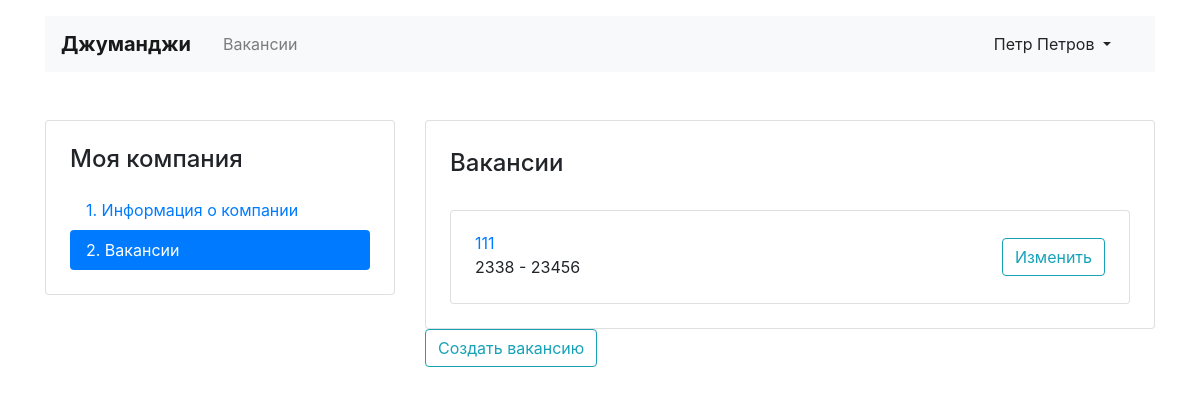
Page /mycompany/vacancies/ (signed in) on the earlier database version.
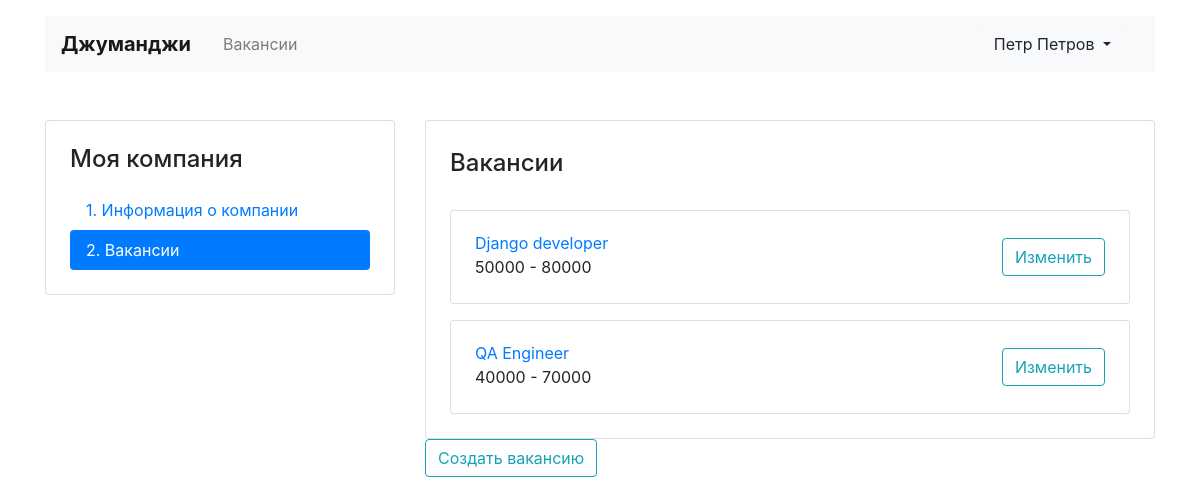
Same page on the later database version.
### work/models.py (models this page shows, shortened)
class Vacancy(models.Model):
    title = models.CharField(max_length=50)
    speciality = models.ForeignKey(Specialty, on_delete=models.CASCADE, related_name='vacancies')
    company = models.ForeignKey(Company, on_delete=models.CASCADE, related_name='vacancies')
    skills = models.CharField(max_length=255)
    description = models.TextField()
    salary_min = models.IntegerField()
    salary_max = models.IntegerField()
    posted = models.DateField()

### work/views.py (the view)
# urls.py: path('mycompany/vacancies/', view.mycomp_vacancy_list, name='comp_vac'),
@login_required
def mycomp_vacancy_list(request):
    try:
        mdl.Company.objects.get(owner__id=request.user.id)
    except mdl.Company.DoesNotExist:
        return redirect('comp_edit')
    vac_of_comp = mdl.Vacancy.objects.filter(company__owner__id=request.user.id)
    return render(request, "work/vacancy-list.html", context={
        'vacancies': vac_of_comp,
    })

### work/templates/work/vacancy-list.html
{% extends "work/base.html" %}
{% block content %}
<main class="container mt-3 pb-5">
    <div class="row mt-5">
      <div class="col-12 col-lg-4">
        <aside class="pt-3 pb-4 px-4 mb-5 card">
          <h1 class="h4 pt-2 pb-2">Моя компания</h1>
          <div class="nav flex-column nav-pills" id="v-pills-tab" role="tablist" aria-orientation="vertical">
            <a class="nav-link" href="{% url 'comp_edit' %}">1. Информация о&nbsp;компании</a>
            <a class="nav-link active" href="{% url 'comp_vac' %}">2. Вакансии</a>
          </div>
        </aside>
      </div>
      <div class="col-12 col-lg-8">
        <div class="card">
          <div class="card-body px-4 pb-4">
            <section class="tab-pane fade show active">
              <h2 class="h4 pt-2 pb-3">Вакансии</h2>
              {% for vac in vacancies %}
              <div class="card mt-3">
                <div class="card-body px-4">
                  <div class="row align-items-center">
                    <div class="col-6 col-lg-8">
                      <a href="{% url 'comp_vac_ed' vac.id %}" class="mb-1">{{ vac.title }}</a>
                      <p class="mb-1">
                        <span class="mr-4">{{ vac.salary_min }} - {{ vac.salary_max }}</span>
                      </p>
                    </div>
                    <div class="col-6 col-lg-4 text-right">
                      <a href="{% url 'comp_vac_ed' vac.id %}" class="btn btn-outline-info">Изменить</a>
                    </div>
                  </div>
                </div>
              </div>
              {% endfor %}
            </section>
          </div>
        </div>
        <a href="{% url 'comp_vac_cr' %}" class="btn btn-outline-info">Создать вакансию</a>
      </div>
    </div>
  </main>
{% endblock content %}

Differences in the rows shown:
changed Vacancy: title "111" → "Django developer"; salary_min "2338" → "50000"; salary_max "23456" → "80000"
added Vacancy: title "QA Engineer", salary_min "40000", salary_max "70000"
